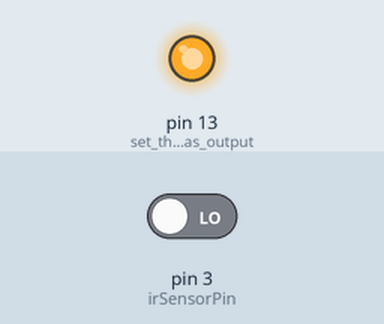
Recording of a sketch running on a simulated Arduino Uno, built with avr-gcc and run on an emulated ATmega328P. Shown: output pins drawn as LEDs (lit = HIGH). The test bench sets the inputs (shaded band); at power-on: pin 3 (irSensorPin) LOW.

Above: at 1.2 s.
1.3 s: pin 3 (irSensorPin) driven HIGH
At 2.0 s:
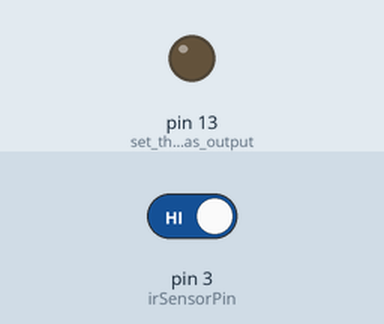
2.8 s: pin 3 (irSensorPin) driven LOW
At 3.1 s:
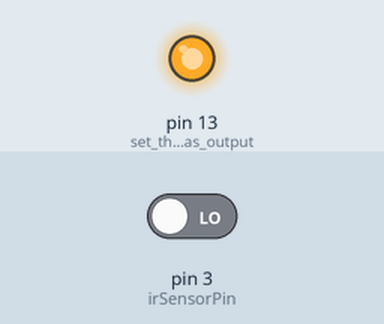
Timing chart, 0 to 5.8 s (numbered marks = the images above; inputs shaded):
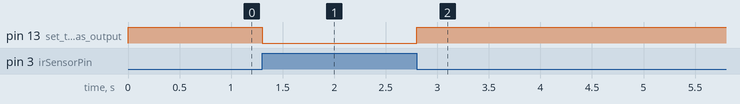

Measured:
- after the input at 1.3 s, pin 13 (set_the_LED_pin_as_output): HIGH → LOW at once
- after the input at 2.8 s, pin 13 (set_the_LED_pin_as_output): LOW → HIGH at once

The sketch:

IR.ino
```cpp
int irSensorPin = 3; // define the IR sensor pin
 // define the built-in LED pin

void setup() {
  pinMode(irSensorPin, INPUT); // set the IR sensor pin as input
  pinMode(LED_BUILTIN, OUTPUT); // set the LED pin as output
}

void loop() {
  int sensorValue = digitalRead(irSensorPin); // read the sensor value

  if (sensorValue == HIGH) { // if an object is detected
    digitalWrite(LED_BUILTIN, LOW); // turn on the LED
  } else {
    digitalWrite(LED_BUILTIN, HIGH); // turn off the LED
  }
}
```
